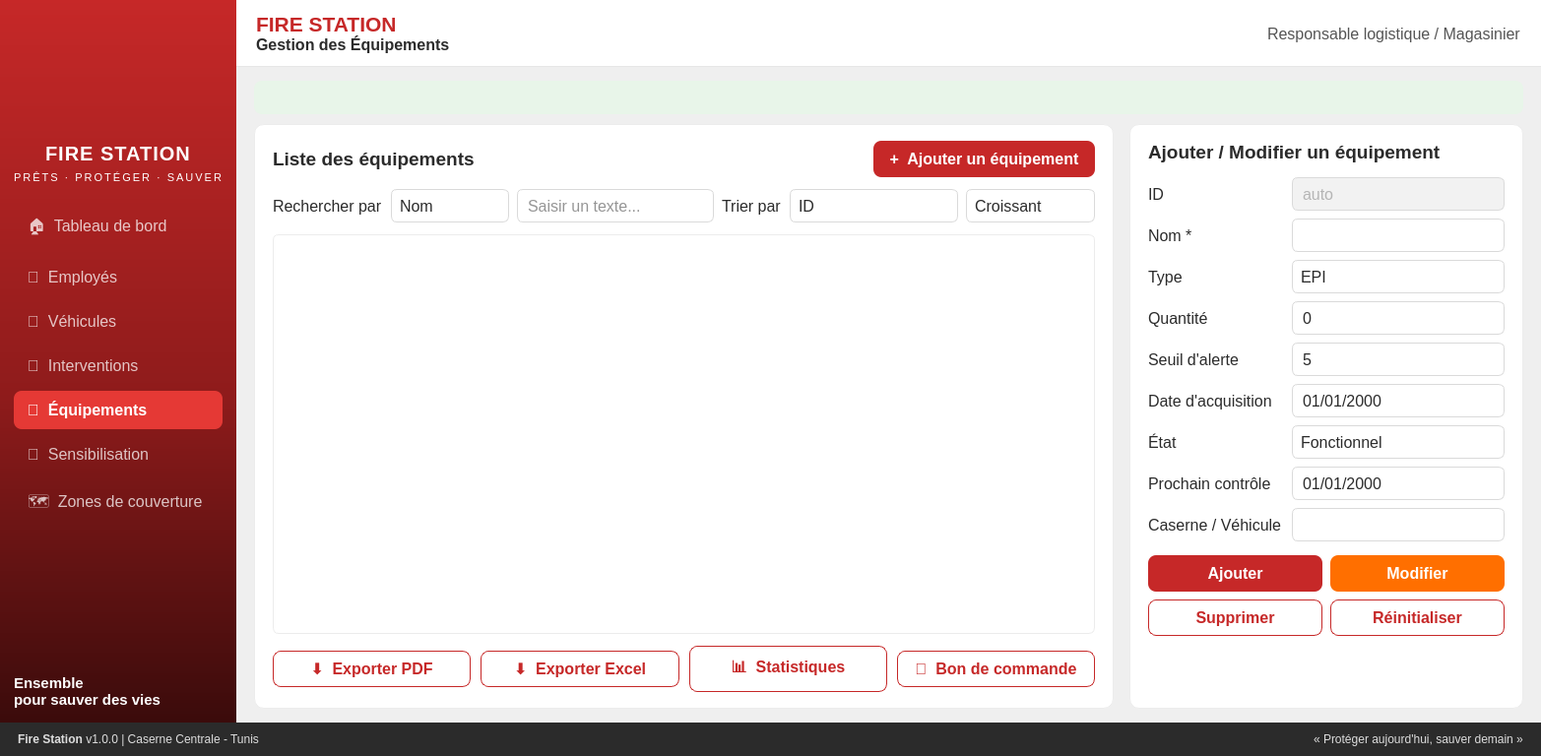
<?xml version='1.0' encoding='UTF-8'?>
<ui version="4.0">
 <class>EquipmentWidget</class>
 <widget class="QWidget" name="EquipmentWidget">
  <property name="geometry"><rect><x>0</x><y>0</y><width>1366</width><height>768</height></rect></property>
  <property name="windowTitle"><string>FireStation Manager - Gestion des équipements</string></property>
  <property name="styleSheet"><string notr="true">
* { font-family: "Roboto", "Segoe UI", sans-serif; font-size: 12pt; color: #2B2B2B; }
QMainWindow, QWidget#centralwidget { background: #F4F5F7; }

/* ---------- Sidebar ---------- */
QFrame#frameSidebar { background: qlineargradient(x1:0,y1:0,x2:0,y2:1, stop:0 #C62828, stop:0.55 #8E1B1B, stop:1 #3A0B0B); }
QFrame#frameSidebar QLabel { color: white; background: transparent; }
QLabel#lblNomApp { font-size: 15pt; font-weight: bold; letter-spacing: 1px; }
QLabel#lblSlogan { font-size: 8pt; letter-spacing: 2px; color: rgba(255,255,255,200); }
QLabel#lblMotto { font-size: 11pt; font-weight: bold; }
QFrame#frameSidebar QPushButton { text-align: left; padding: 10px 14px; color: white; background: transparent; border: none; border-radius: 8px; }
QFrame#frameSidebar QPushButton:disabled { color: rgba(255,255,255,190); }
QFrame#frameSidebar QPushButton#btnNavEquipements { background: #E53935; font-weight: bold; }

/* ---------- Header / footer ---------- */
QFrame#frameHeader { background: white; border-bottom: 1px solid #E6E6E6; }
QLabel#lblTitreApp { background: transparent; }
QLabel#lblUtilisateur { color: #555; background: transparent; }
QFrame#frameFooter { background: #2B2B2B; }
QFrame#frameFooter QLabel { color: #DDD; font-size: 9pt; background: transparent; }

/* ---------- Cartes ---------- */
QFrame#cardListe, QFrame#cardForm { background: white; border: 1px solid #ECECEC; border-radius: 10px; }
QFrame#cardListe QLabel, QFrame#cardForm QLabel { background: transparent; border: none; }
QLabel#lblListeTitre, QLabel#lblFormTitre { font-size: 14pt; font-weight: bold; }
QLabel#lblAlertes { padding: 8px 12px; border-radius: 8px; background: #E8F5E9; color: #2E7D32; font-weight: bold; }

/* ---------- Champs ---------- */
QLineEdit, QComboBox, QSpinBox, QDateEdit { background: white; border: 1px solid #DADADA; border-radius: 6px; padding: 5px 8px; color: #2B2B2B; min-height: 22px; }
QLineEdit:focus, QComboBox:focus, QSpinBox:focus, QDateEdit:focus { border: 1px solid #C62828; }
QLineEdit:read-only { background: #F2F2F2; color: #777; }
QComboBox::drop-down, QDateEdit::drop-down { border: none; width: 26px; subcontrol-origin: padding; subcontrol-position: center right; }
QComboBox::down-arrow, QDateEdit::down-arrow { image: url(:/images/arrow_down.png); width: 12px; height: 12px; }
QSpinBox::up-button { subcontrol-origin: border; subcontrol-position: top right; width: 22px; border: none; }
QSpinBox::down-button { subcontrol-origin: border; subcontrol-position: bottom right; width: 22px; border: none; }
QSpinBox::up-arrow { image: url(:/images/arrow_up.png); width: 10px; height: 10px; }
QSpinBox::down-arrow { image: url(:/images/arrow_down.png); width: 10px; height: 10px; }

/* ---------- Boutons ---------- */
QPushButton#btnAjouter, QPushButton#btnNouveau { background: #C62828; color: white; border: none; border-radius: 8px; padding: 9px 16px; font-weight: bold; }
QPushButton#btnAjouter:hover, QPushButton#btnNouveau:hover { background: #B71C1C; }
QPushButton#btnModifier { background: #FF6F00; color: white; border: none; border-radius: 8px; padding: 9px 16px; font-weight: bold; }
QPushButton#btnModifier:hover { background: #E65100; }
QPushButton#btnSupprimer, QPushButton#btnVider, QPushButton#btnExportPdf, QPushButton#btnExportExcel, QPushButton#btnStats, QPushButton#btnBonCommande {
    background: white; color: #C62828; border: 1px solid #C62828; border-radius: 8px; padding: 8px 14px; font-weight: bold; }
QPushButton#btnSupprimer:hover, QPushButton#btnVider:hover, QPushButton#btnExportPdf:hover, QPushButton#btnExportExcel:hover, QPushButton#btnStats:hover, QPushButton#btnBonCommande:hover { background: #FDECEA; }

/* ---------- Tableau ---------- */
QTableView { background: white; alternate-background-color: #FAFAFA; border: 1px solid #ECECEC; border-radius: 6px; gridline-color: transparent; selection-background-color: #FDECEA; selection-color: #2B2B2B; }
QHeaderView::section { background: #F4F5F7; color: #444; padding: 8px; border: none; border-bottom: 1px solid #E0E0E0; font-weight: bold; }
</string></property>
  <layout class="QVBoxLayout" name="layoutRoot"><property name="spacing"><number>0</number></property><property name="leftMargin"><number>0</number></property><property name="topMargin"><number>0</number></property><property name="rightMargin"><number>0</number></property><property name="bottomMargin"><number>0</number></property><item><layout class="QHBoxLayout" name="layoutCorps"><property name="spacing"><number>0</number></property><property name="leftMargin"><number>0</number></property><property name="topMargin"><number>0</number></property><property name="rightMargin"><number>0</number></property><property name="bottomMargin"><number>0</number></property><item><widget class="QFrame" name="frameSidebar"><property name="minimumSize"><size><width>240</width><height>0</height></size></property><property name="maximumSize"><size><width>240</width><height>16777215</height></size></property><layout class="QVBoxLayout" name="layoutSidebar"><property name="spacing"><number>6</number></property><property name="leftMargin"><number>14</number></property><property name="topMargin"><number>18</number></property><property name="rightMargin"><number>14</number></property><property name="bottomMargin"><number>14</number></property><item alignment="Qt::AlignHCenter"><widget class="QLabel" name="lblLogo"><property name="minimumSize"><size><width>120</width><height>120</height></size></property><property name="maximumSize"><size><width>120</width><height>120</height></size></property><property name="pixmap"><pixmap resource="resources.qrc">:/images/logo.png</pixmap></property><property name="scaledContents"><bool>true</bool></property></widget></item><item alignment="Qt::AlignHCenter"><widget class="QLabel" name="lblNomApp"><property name="text"><string>FIRE STATION</string></property></widget></item><item alignment="Qt::AlignHCenter"><widget class="QLabel" name="lblSlogan"><property name="text"><string>PRÊTS · PROTÉGER · SAUVER</string></property></widget></item><item><spacer name="spacerLogo"><property name="orientation"><enum>Qt::Vertical</enum></property><property name="sizeType"><enum>QSizePolicy::Fixed</enum></property><property name="sizeHint" stdset="0"><size><width>20</width><height>14</height></size></property></spacer></item><item><widget class="QPushButton" name="btnNavDashboard"><property name="text"><string>🏠  Tableau de bord</string></property><property name="enabled"><bool>false</bool></property><property name="toolTip"><string>Module géré par un autre membre de l'équipe</string></property></widget></item><item><widget class="QPushButton" name="btnNavEmployes"><property name="text"><string>👥  Employés</string></property><property name="enabled"><bool>false</bool></property><property name="toolTip"><string>Module géré par un autre membre de l'équipe</string></property></widget></item><item><widget class="QPushButton" name="btnNavVehicules"><property name="text"><string>🚒  Véhicules</string></property><property name="enabled"><bool>false</bool></property><property name="toolTip"><string>Module géré par un autre membre de l'équipe</string></property></widget></item><item><widget class="QPushButton" name="btnNavInterventions"><property name="text"><string>🚨  Interventions</string></property><property name="enabled"><bool>false</bool></property><property name="toolTip"><string>Module géré par un autre membre de l'équipe</string></property></widget></item><item><widget class="QPushButton" name="btnNavEquipements"><property name="text"><string>🧰  Équipements</string></property></widget></item><item><widget class="QPushButton" name="btnNavSensibilisation"><property name="text"><string>📣  Sensibilisation</string></property><property name="enabled"><bool>false</bool></property><property name="toolTip"><string>Module géré par un autre membre de l'équipe</string></property></widget></item><item><widget class="QPushButton" name="btnNavZones"><property name="text"><string>🗺  Zones de couverture</string></property><property name="enabled"><bool>false</bool></property><property name="toolTip"><string>Module géré par un autre membre de l'équipe</string></property></widget></item><item><spacer name="spacerNav"><property name="orientation"><enum>Qt::Vertical</enum></property><property name="sizeType"><enum>QSizePolicy::Expanding</enum></property><property name="sizeHint" stdset="0"><size><width>20</width><height>40</height></size></property></spacer></item><item><widget class="QLabel" name="lblMotto"><property name="text"><string>Ensemble
pour sauver des vies</string></property></widget></item></layout></widget></item><item><widget class="QWidget" name="widgetPrincipal"><layout class="QVBoxLayout" name="layoutPrincipal"><property name="spacing"><number>0</number></property><property name="leftMargin"><number>0</number></property><property name="topMargin"><number>0</number></property><property name="rightMargin"><number>0</number></property><property name="bottomMargin"><number>0</number></property><item><widget class="QFrame" name="frameHeader"><property name="minimumSize"><size><width>0</width><height>68</height></size></property><property name="maximumSize"><size><width>16777215</width><height>68</height></size></property><layout class="QHBoxLayout" name="layoutHeader"><property name="spacing"><number>8</number></property><property name="leftMargin"><number>20</number></property><property name="topMargin"><number>0</number></property><property name="rightMargin"><number>20</number></property><property name="bottomMargin"><number>0</number></property><item><widget class="QLabel" name="lblTitreApp"><property name="text"><string>&lt;span style=" font-size:16pt; font-weight:700; color:#C62828;"&gt;FIRE STATION&lt;/span&gt;&lt;br/&gt;&lt;span style=" font-size:12pt; font-weight:600;"&gt;Gestion des Équipements&lt;/span&gt;</string></property></widget></item><item><spacer name="spacerHeader"><property name="orientation"><enum>Qt::Horizontal</enum></property><property name="sizeType"><enum>QSizePolicy::Expanding</enum></property><property name="sizeHint" stdset="0"><size><width>40</width><height>20</height></size></property></spacer></item><item><widget class="QLabel" name="lblUtilisateur"><property name="text"><string>Responsable logistique / Magasinier</string></property></widget></item></layout></widget></item><item><widget class="QWidget" name="widgetBody"><layout class="QVBoxLayout" name="layoutBody"><property name="spacing"><number>10</number></property><property name="leftMargin"><number>18</number></property><property name="topMargin"><number>14</number></property><property name="rightMargin"><number>18</number></property><property name="bottomMargin"><number>14</number></property><item><widget class="QLabel" name="lblAlertes"><property name="text"><string /></property></widget></item><item><layout class="QHBoxLayout" name="layoutCartes"><property name="spacing"><number>16</number></property><property name="leftMargin"><number>0</number></property><property name="topMargin"><number>0</number></property><property name="rightMargin"><number>0</number></property><property name="bottomMargin"><number>0</number></property><item><widget class="QFrame" name="cardListe"><layout class="QVBoxLayout" name="layoutCardListe"><property name="spacing"><number>12</number></property><property name="leftMargin"><number>18</number></property><property name="topMargin"><number>16</number></property><property name="rightMargin"><number>18</number></property><property name="bottomMargin"><number>16</number></property><item><layout class="QHBoxLayout" name="layoutListeTitre"><property name="spacing"><number>8</number></property><property name="leftMargin"><number>0</number></property><property name="topMargin"><number>0</number></property><property name="rightMargin"><number>0</number></property><property name="bottomMargin"><number>0</number></property><item><widget class="QLabel" name="lblListeTitre"><property name="text"><string>Liste des équipements</string></property></widget></item><item><spacer name="spacerListe"><property name="orientation"><enum>Qt::Horizontal</enum></property><property name="sizeType"><enum>QSizePolicy::Expanding</enum></property><property name="sizeHint" stdset="0"><size><width>40</width><height>20</height></size></property></spacer></item><item><widget class="QPushButton" name="btnNouveau"><property name="text"><string>+  Ajouter un équipement</string></property></widget></item></layout></item><item><layout class="QHBoxLayout" name="layoutRecherche"><property name="spacing"><number>8</number></property><property name="leftMargin"><number>0</number></property><property name="topMargin"><number>0</number></property><property name="rightMargin"><number>0</number></property><property name="bottomMargin"><number>0</number></property><item><widget class="QLabel" name="lblRechercher"><property name="text"><string>Rechercher par</string></property></widget></item><item><widget class="QComboBox" name="cbChampRecherche"><item><property name="text"><string>Nom</string></property></item><item><property name="text"><string>Type</string></property></item><item><property name="text"><string>État</string></property></item><item><property name="text"><string>Affectation</string></property></item></widget></item><item><widget class="QLineEdit" name="leRecherche"><property name="minimumSize"><size><width>200</width><height>0</height></size></property><property name="maximumSize"><size><width>16777215</width><height>16777215</height></size></property><property name="placeholderText"><string>Saisir un texte...</string></property><property name="clearButtonEnabled"><bool>true</bool></property></widget></item><item><widget class="QLabel" name="lblTrier"><property name="text"><string>Trier par</string></property></widget></item><item><widget class="QComboBox" name="cbTri"><item><property name="text"><string>ID</string></property></item><item><property name="text"><string>Nom</string></property></item><item><property name="text"><string>Type</string></property></item><item><property name="text"><string>Quantité</string></property></item><item><property name="text"><string>Date d'acquisition</string></property></item><item><property name="text"><string>État</string></property></item><item><property name="text"><string>Prochain contrôle</string></property></item></widget></item><item><widget class="QComboBox" name="cbOrdre"><item><property name="text"><string>Croissant</string></property></item><item><property name="text"><string>Décroissant</string></property></item></widget></item></layout></item><item><widget class="QTableView" name="tableView"><property name="alternatingRowColors"><bool>true</bool></property><property name="showGrid"><bool>false</bool></property><attribute name="verticalHeaderVisible"><bool>false</bool></attribute></widget></item><item><layout class="QHBoxLayout" name="layoutExports"><property name="spacing"><number>10</number></property><property name="leftMargin"><number>0</number></property><property name="topMargin"><number>0</number></property><property name="rightMargin"><number>0</number></property><property name="bottomMargin"><number>0</number></property><item><widget class="QPushButton" name="btnExportPdf"><property name="text"><string>⬇  Exporter PDF</string></property></widget></item><item><widget class="QPushButton" name="btnExportExcel"><property name="text"><string>⬇  Exporter Excel</string></property></widget></item><item><widget class="QPushButton" name="btnStats"><property name="text"><string>📊  Statistiques</string></property></widget></item><item><widget class="QPushButton" name="btnBonCommande"><property name="text"><string>🧾  Bon de commande</string></property></widget></item></layout></item></layout></widget></item><item><widget class="QFrame" name="cardForm"><property name="minimumSize"><size><width>400</width><height>0</height></size></property><property name="maximumSize"><size><width>400</width><height>16777215</height></size></property><layout class="QVBoxLayout" name="layoutCardForm"><property name="spacing"><number>14</number></property><property name="leftMargin"><number>18</number></property><property name="topMargin"><number>16</number></property><property name="rightMargin"><number>18</number></property><property name="bottomMargin"><number>16</number></property><item><widget class="QLabel" name="lblFormTitre"><property name="text"><string>Ajouter / Modifier un équipement</string></property></widget></item><item><layout class="QGridLayout" name="gridForm"><property name="verticalSpacing"><number>8</number></property><property name="horizontalSpacing"><number>10</number></property><item row="0" column="0"><widget class="QLabel" name="lblF0"><property name="text"><string>ID</string></property></widget></item><item row="0" column="1"><widget class="QLineEdit" name="leId"><property name="readOnly"><bool>true</bool></property><property name="placeholderText"><string>auto</string></property></widget></item><item row="1" column="0"><widget class="QLabel" name="lblF1"><property name="text"><string>Nom *</string></property></widget></item><item row="1" column="1"><widget class="QLineEdit" name="leNom" /></item><item row="2" column="0"><widget class="QLabel" name="lblF2"><property name="text"><string>Type</string></property></widget></item><item row="2" column="1"><widget class="QComboBox" name="cbType"><item><property name="text"><string>EPI</string></property></item><item><property name="text"><string>Matériel de sauvetage</string></property></item><item><property name="text"><string>Extincteur</string></property></item><item><property name="text"><string>Tuyaux</string></property></item><item><property name="text"><string>Autre</string></property></item></widget></item><item row="3" column="0"><widget class="QLabel" name="lblF3"><property name="text"><string>Quantité</string></property></widget></item><item row="3" column="1"><widget class="QSpinBox" name="sbQuantite"><property name="maximum"><number>100000</number></property><property name="value"><number>0</number></property></widget></item><item row="4" column="0"><widget class="QLabel" name="lblF4"><property name="text"><string>Seuil d'alerte</string></property></widget></item><item row="4" column="1"><widget class="QSpinBox" name="sbSeuil"><property name="maximum"><number>100000</number></property><property name="value"><number>5</number></property></widget></item><item row="5" column="0"><widget class="QLabel" name="lblF5"><property name="text"><string>Date d'acquisition</string></property></widget></item><item row="5" column="1"><widget class="QDateEdit" name="deAcquisition"><property name="calendarPopup"><bool>true</bool></property><property name="displayFormat"><string>dd/MM/yyyy</string></property></widget></item><item row="6" column="0"><widget class="QLabel" name="lblF6"><property name="text"><string>État</string></property></widget></item><item row="6" column="1"><widget class="QComboBox" name="cbEtat"><item><property name="text"><string>Fonctionnel</string></property></item><item><property name="text"><string>En panne</string></property></item><item><property name="text"><string>En réparation</string></property></item></widget></item><item row="7" column="0"><widget class="QLabel" name="lblF7"><property name="text"><string>Prochain contrôle</string></property></widget></item><item row="7" column="1"><widget class="QDateEdit" name="deControle"><property name="calendarPopup"><bool>true</bool></property><property name="displayFormat"><string>dd/MM/yyyy</string></property></widget></item><item row="8" column="0"><widget class="QLabel" name="lblF8"><property name="text"><string>Caserne / Véhicule</string></property></widget></item><item row="8" column="1"><widget class="QLineEdit" name="leAffectation" /></item></layout></item><item><layout class="QGridLayout" name="gridBtns"><property name="spacing"><number>8</number></property><item row="0" column="0"><widget class="QPushButton" name="btnAjouter"><property name="text"><string>Ajouter</string></property></widget></item><item row="0" column="1"><widget class="QPushButton" name="btnModifier"><property name="text"><string>Modifier</string></property></widget></item><item row="1" column="0"><widget class="QPushButton" name="btnSupprimer"><property name="text"><string>Supprimer</string></property></widget></item><item row="1" column="1"><widget class="QPushButton" name="btnVider"><property name="text"><string>Réinitialiser</string></property></widget></item></layout></item><item><spacer name="spacerForm"><property name="orientation"><enum>Qt::Vertical</enum></property><property name="sizeType"><enum>QSizePolicy::Expanding</enum></property><property name="sizeHint" stdset="0"><size><width>20</width><height>10</height></size></property></spacer></item></layout></widget></item></layout></item></layout></widget></item></layout></widget></item></layout></item><item><widget class="QFrame" name="frameFooter"><property name="minimumSize"><size><width>0</width><height>34</height></size></property><property name="maximumSize"><size><width>16777215</width><height>34</height></size></property><layout class="QHBoxLayout" name="layoutFooter"><property name="spacing"><number>8</number></property><property name="leftMargin"><number>18</number></property><property name="topMargin"><number>0</number></property><property name="rightMargin"><number>18</number></property><property name="bottomMargin"><number>0</number></property><item><widget class="QLabel" name="lblFooterG"><property name="text"><string>&lt;b&gt;Fire Station&lt;/b&gt;   v1.0.0   |   Caserne Centrale - Tunis</string></property></widget></item><item><spacer name="spacerFooter"><property name="orientation"><enum>Qt::Horizontal</enum></property><property name="sizeType"><enum>QSizePolicy::Expanding</enum></property><property name="sizeHint" stdset="0"><size><width>40</width><height>20</height></size></property></spacer></item><item><widget class="QLabel" name="lblFooterD"><property name="text"><string>« Protéger aujourd'hui, sauver demain »</string></property></widget></item></layout></widget></item></layout></widget>
 <resources><include location="resources.qrc" /></resources>
 <connections />
</ui>
